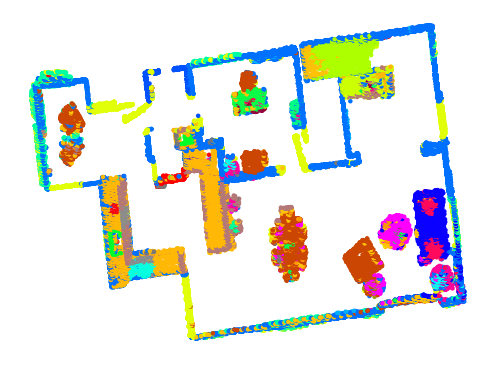
#> input picture hw3/video/map.png, 496 x 369 px, found by its file name
$ python rrt.py
#> lines starting #> are read from the running program, lines starting #| are printed output that depends on the picture; after the words box and inside, x2 and y2 are one past the last pixel; in counts of white or black regions, pixels touching at a corner belong together
import cv2
import numpy as np
import math
import random
import argparse
import os


class Nodes:
    """Class to store the RRT graph"""

    def __init__(self, x, y):
        self.x = x
        self.y = y
        self.parent_x = []
        self.parent_y = []

# check collision


def collision(x1, y1, x2, y2):
    color = []
    # 在兩點間直線取100間隔去判斷是否有碰到障礙物
    x = list(np.arange(x1, x2, (x2-x1)/100))
    y = list(((y2-y1)/(x2-x1))*(x-x1) + y1)
    # print("collision", x, y)
    for i in range(len(x)):
        # 因為code中的x, y方向與img相反, 所以會相反
        color.append(img[int(y[i]), int(x[i])])
    if (0 in color):  # 若有一個全黑
        return True  # collision
    else:
        return False  # no-collision


# check the  collision with obstacle and trim
# stepSize 這邊才會用到
def check_collision(x1, y1, x2, y2):
    _, theta = dist_and_angle(x2, y2, x1, y1)
    x = x2 + stepSize*np.cos(theta)
    y = y2 + stepSize*np.sin(theta)
    # [6 lines of commented-out code are left out]
    hy, hx = img.shape
    directCon = False
    nodeCon = False
    if y < 0 or y > hy or x < 0 or x > hx:
        # print("Point out of image bound")
        {}
    else:
        # check connection between two nodes
        if collision(x, y, x2, y2):
            nodeCon = False
        else:
            nodeCon = True
            # 是否該node(與給定點多一個step size的點）與終點相連
            if collision(x, y, end[0], end[1]):
                directCon = False
            else:
                directCon = True

    return(x, y, directCon, nodeCon)


# return dist and angle b/w new point and nearest node
def dist_and_angle(x1, y1, x2, y2):
    dist = math.sqrt(((x1-x2)**2)+((y1-y2)**2))
    angle = math.atan2(y2-y1, x2-x1)
    return(dist, angle)


# return the neaerst node index
def nearest_node(x, y):
    temp_dist = []
    for i in range(len(node_list)):
        # _為忽略回傳值
        dist, _ = dist_and_angle(x, y, node_list[i].x, node_list[i].y)
        temp_dist.append(dist)
    return temp_dist.index(min(temp_dist))

# generate a random point in the image space

# 回傳 0~369  0~496 隨機值


def rnd_point(h, l):
    new_y = random.randint(0, h)
    new_x = random.randint(0, l)
    return (new_x, new_y)


def RRT(img, img2, start, end, stepSize):
    h, l = img.shape  # dim of the loaded image
    # print(img.shape) # (384, 683)
    # print(h,l)

    # insert the starting point in the node class
    # node_list = [0] # 裡面存有所有node的位置資訊
    node_list[0] = Nodes(start[0], start[1])
    node_list[0].parent_x.append(start[0])
    node_list[0].parent_y.append(start[1])

    # display start and end , 都為藍色圈圈
    cv2.circle(img2, (start[0], start[1]), 5,
               (0, 0, 255), thickness=3, lineType=8)
    cv2.circle(img2, (end[0], end[1]), 5, (0, 0, 255), thickness=3, lineType=8)

    i = 1
    num_nodes = 1
    pathFound = False
    while pathFound == False:
        nx, ny = rnd_point(h, l)
        # print("Random points:", nx, ny)

        nearest_ind = nearest_node(nx, ny)
        nearest_x = node_list[nearest_ind].x
        nearest_y = node_list[nearest_ind].y
        # print("Nearest node coordinates:", nearest_x, nearest_y)

        # check direct connection
        # 會往前走一個step tx, ty
        tx, ty, directCon, nodeCon = check_collision(
            nx, ny, nearest_x, nearest_y)
        # print("Check collision:", tx, ty, directCon, nodeCon)

        # 都true表示可以直接與終點相連
        if directCon and nodeCon:
            # print("Node can connect directly with end")
            node_list.append(i)  # 用於初始化node_list[i] ,沒其他功能
            node_list[i] = Nodes(tx, ty)
            # list.copy() 用於list內容的複製，而非記憶體複製
            # 此處將最近點的路徑都複製進新走一步的parent list 中
            for temp in range(i):
                if len(node_list[temp].parent_x) == 0:
                    print("144  fuck!!!!!!!!!!!!!!!!!!!!!!")
                    print(temp)
            node_list[i].parent_x = node_list[nearest_ind].parent_x.copy()
            node_list[i].parent_y = node_list[nearest_ind].parent_y.copy()
            node_list[i].parent_x.append(tx)
            node_list[i].parent_y.append(ty)

            cv2.circle(img2, (int(tx), int(ty)), 2,
                       (0, 0, 255), thickness=3, lineType=8)
            # 將最近點與剛走得step以綠色相連
            cv2.line(img2, (int(tx), int(ty)), (int(node_list[nearest_ind].x), int(
                node_list[nearest_ind].y)), (0, 255, 0), thickness=1, lineType=8)
            cv2.line(img2, (int(tx), int(ty)),
                     (end[0], end[1]), (255, 0, 0), thickness=2, lineType=8)

            # print("Path has been found")
            # print("parent_x",node_list[i].parent_x)
            # 最佳相連的路徑變藍色
            for j in range(len(node_list[i].parent_x)-1):
                cv2.line(img2, (int(node_list[i].parent_x[j]), int(node_list[i].parent_y[j])), (int(
                    node_list[i].parent_x[j+1]), int(node_list[i].parent_y[j+1])), (255, 0, 0), thickness=2, lineType=8)
            # cv2.waitKey(1)
            cv2.imwrite("media/"+str(i)+".jpg", img2)
            cv2.imwrite("out.jpg", img2)
            cv2.imshow("out.jpg", img2)
            cv2.waitKey()
            break

        # 表示新的step不會撞牆, 但還沒到終點
        elif nodeCon:
            # print("Nodes connected")
            node_list.append(i)
            node_list[i] = Nodes(tx, ty)
            node_list[i].parent_x = node_list[nearest_ind].parent_x.copy()
            node_list[i].parent_y = node_list[nearest_ind].parent_y.copy()
            # print(i)
            # print(node_list[nearest_ind].parent_y)
            node_list[i].parent_x.append(tx)
            node_list[i].parent_y.append(ty)
            i = i+1
            print("There are {} of node had ybeen predict".format(str(num_nodes)))
            num_nodes = num_nodes + 1

            # display
            cv2.circle(img2, (int(tx), int(ty)), 2,
                       (0, 0, 255), thickness=3, lineType=8)
            # 將最近點與剛走得step以綠色相連
            cv2.line(img2, (int(tx), int(ty)), (int(node_list[nearest_ind].x), int(
                node_list[nearest_ind].y)), (0, 255, 0), thickness=1, lineType=8)
            cv2.imwrite("media/"+str(i)+".jpg", img2)
            cv2.imshow("sdc", img2)
            cv2.waitKey(1)
            continue

        else:
            # print("No direct con. and no node con. :( Generating new rnd numbers")
            continue
    node_list[i].parent_x.append(end[0])
    node_list[i].parent_y.append(end[1])
    temp_x = node_list[i].parent_x
    temp_y = node_list[i].parent_y
    temp_x = np.float64(temp_x)*(17/l) - 6
    temp_y = 7 - (np.float64(temp_y)*(11/h))
    final_nodes = np.empty((0, 2), float)
    for j in range(temp_x.shape[0]):
        final_nodes = np.append(final_nodes, [[temp_y[j], temp_x[j]]], axis=0)
    np.save("path_nodes", final_nodes)
    print(final_nodes[0])


def draw_circle(event, x, y, flags, param):
    global coordinates
    if event == cv2.EVENT_LBUTTONDBLCLK:
        cv2.circle(img2, (x, y), 5, (255, 0, 0), -1)
        coordinates.append(x)
        coordinates.append(y)


if __name__ == '__main__':

    parser = argparse.ArgumentParser(description='Below are the params:')
    parser.add_argument('-p', type=str, default='map.png', metavar='ImagePath', action='store', dest='imagePath',
                        help='Path of the image containing mazes')
    parser.add_argument('-s', type=int, default=10, metavar='Stepsize', action='store', dest='stepSize',
                        help='Step-size to be used for RRT branches')
    parser.add_argument('-start', type=int, default=[20, 20], metavar='startCoord', dest='start', nargs='+',
                        help='Starting position in the maze')
    parser.add_argument('-stop', type=int, default=[450, 250], metavar='stopCoord', dest='stop', nargs='+',
                        help='End position in the maze')
    parser.add_argument(
        '-selectPoint', help='Select start and end points from figure', action='store_true')

    args = parser.parse_args()

    # 刪除media資料夾
    try:
        os.system("rm -rf media")
    except:
        {
            # print("Dir already clean")
        }
    os.mkdir("media")

    img = cv2.imread(args.imagePath, 0)  # load grayscale maze image
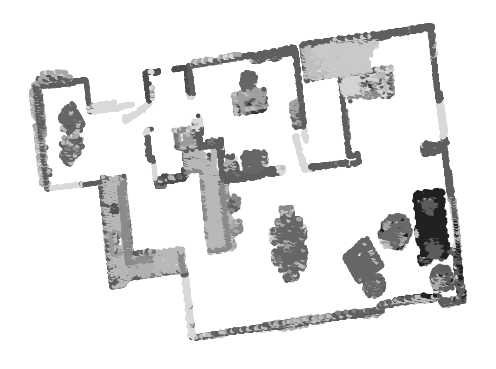
#> img: shape (369, 496); min 30, max 255, mean 229.5
    # 將灰階圖轉黑白圖
    thresh = 230
    img = cv2.threshold(img, thresh, 255, cv2.THRESH_BINARY)[1]
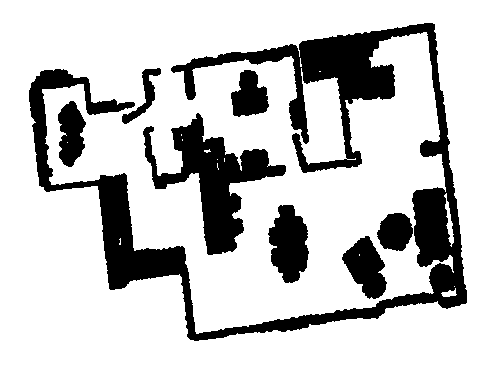
#> img: shape (369, 496); 78.2% white; 8 black regions, largest, box (x1, y1, x2, y2) and area: (29, 23, 467, 341) 24937, (143, 113, 286, 255) 6833, (268, 205, 309, 283) 2243
    kernel = np.ones((7, 7), np.uint8)
    img = cv2.erode(img, kernel, iterations=1)
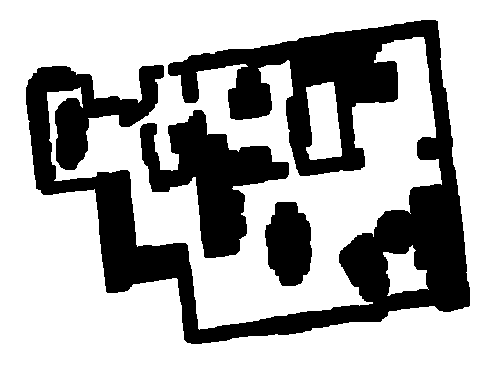
#> img: shape (369, 496); 68% white; 3 black regions, box (x1, y1, x2, y2) and area: (26, 20, 470, 344) 46125, (140, 110, 289, 258) 9427, (265, 202, 312, 286) 3049
    cv2.imshow("erosion", img)
    cv2.waitKey()
    img2 = cv2.imread(args.imagePath)  # 全彩圖
#> img2 is the input picture: shape (369, 496, 3); mean B, G, R 225.6, 230.8, 228.7
    start = tuple(args.start)  # (20,20) # starting coordinate
    end = tuple(args.stop)  # (450,250) # target coordinate
    stepSize = args.stepSize  # stepsize for RRT
    node_list = [0]  # list to store all the node points 順便初始化

    coordinates = []
    # 判斷點哪裡
    if args.selectPoint:
        print("Select start and end points by double clicking, press 'escape' to exit")
        cv2.namedWindow('image')
        cv2.setMouseCallback('image', draw_circle)
        while(1):
            cv2.imshow('image', img2)
            k = cv2.waitKey(20) & 0xFF
            if k == 27:
                break
        # print(coordinates)
        start = (coordinates[0], coordinates[1])
        end = (coordinates[2], coordinates[3])

    # run the RRT algorithm
    RRT(img, img2, start, end, stepSize)
#> in RRT, `cv2.circle(img2, (end[0], end[1]), 5, (0, 0, 255), thickness=3, lineTy..`:
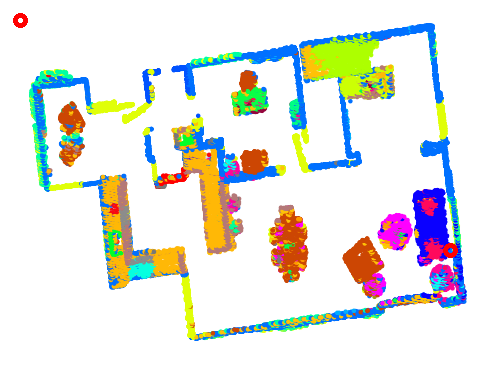
#> img2: shape (369, 496, 3); mean B, G, R 225.2, 230.5, 228.8
#> after the loop in collision, `for i in range(len(x)):`: color = 100 values from 255 to 255
#> in RRT, `cv2.circle(img2, (int(tx), int(ty)), 2, (0, 0, 255), thickness=3, line..`: img2: shape (369, 496, 3); 0.02% of pixels changed, all inside (x1, y1, x2, y2) = (26, 20, 34, 29)
#> in RRT, `cv2.line(img2, (int(tx), int(ty)), (int(node_list[nearest_ind].x), int..`: img2: shape (369, 496, 3); mean B, G, R 225.2, 230.5, 228.8
